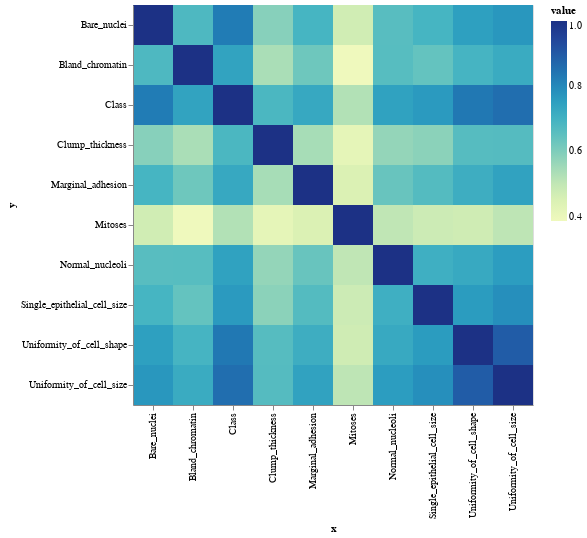

The notebook cell this image was saved under:
### Markdown cell above
#### Correlation Coefficint

The Breast Cancer Wisconsin Original Dataset is a popular data set in the domain of medical research and machine learning for breast cancer diagnosis. The purpose of this report is to find out which correlation coefficient between Pearson’s, Spearman’s or Kendall’s Tau is most useful when analyzing this dataset.

Moreover, we have seen from the previous sections that outliers exist in this dataset. It measures monotonically the relationship between two ranked variables. It is applicable to both continuous and ordinal data and it is less affected by outliers more than Pearson correlation.

### Code cell
# Render Spearman correlation coefficient matrix

import altair as alt

def render_correlation_matrix(df: pd.DataFrame) -> alt.Chart:
    corr = df.corr(method='spearman').reset_index().melt(id_vars='index')
    corr.columns = ['x', 'y', 'value']
    heatmap = alt.Chart(corr).mark_rect().encode(
        x='x:O',
        y='y:O',
        color='value:Q'
    ).properties(
        width=400,
        height=400
    )
    return heatmap
  
render_correlation_matrix(df_boxcoxed).show()

### Figure 1 — Vega-Lite specification as saved in the notebook (floating-point values rounded to 4 significant figures)
{"config": {"view": {"continuousWidth": 300, "continuousHeight": 300}}, "data": {"name": "data-194fa8218ab31b76191eb454de3682d7"}, "mark": {"type": "rect"}, "encoding": {"color": {"field": "value", "type": "quantitative"}, "x": {"field": "x", "type": "ordinal"}, "y": {"field": "y", "type": "ordinal"}}, "height": 400, "width": 400, "$schema": "https://vega.github.io/schema/vega-lite/v5.17.0.json", "datasets": {"data-194fa8218ab31b76191eb454de3682d7": [{"x": "Clump_thickness", "y": "Clump_thickness", "value": 1.0}, {"x": "Uniformity_of_cell_size", "y": "Clump_thickness", "value": 0.6665}, {"x": "Uniformity_of_cell_shape", "y": "Clump_thickness", "value": 0.6641}, {"x": "Marginal_adhesion", "y": "Clump_thickness", "value": 0.5416}, {"x": "Single_epithelial_cell_size", "y": "Clump_thickness", "value": 0.5833}, {"x": "Bare_nuclei", "y": "Clump_thickness", "value": 0.5892}, {"x": "Bland_chromatin", "y": "Clump_thickness", "value": 0.5381}, {"x": "Normal_nucleoli", "y": "Clump_thickness", "value": 0.5704}, {"x": "Mitoses", "y": "Clump_thickness", "value": 0.4179}, {"x": "Class", "y": "Clump_thickness", "value": 0.6825}, {"x": "Clump_thickness", "y": "Uniformity_of_cell_size", "value": 0.6665}, {"x": "Uniformity_of_cell_size", "y": "Uniformity_of_cell_size", "value": 1.0}, {"x": "Uniformity_of_cell_shape", "y": "Uniformity_of_cell_size", "value": 0.8919}, {"x": "Marginal_adhesion", "y": "Uniformity_of_cell_size", "value": 0.7425}, {"x": "Single_epithelial_cell_size", "y": "Uniformity_of_cell_size", "value": 0.787}, {"x": "Bare_nuclei", "y": "Uniformity_of_cell_size", "value": 0.7691}, {"x": "Bland_chromatin", "y": "Uniformity_of_cell_size", "value": 0.7193}, {"x": "Normal_nucleoli", "y": "Uniformity_of_cell_size", "value": 0.7572}, {"x": "Mitoses", "y": "Uniformity_of_cell_size", "value": 0.5082}, {"x": "Class", "y": "Uniformity_of_cell_size", "value": 0.8555}, {"x": "Clump_thickness", "y": "Uniformity_of_cell_shape", "value": 0.6641}, {"x": "Uniformity_of_cell_size", "y": "Uniformity_of_cell_shape", "value": 0.8919}, {"x": "Uniformity_of_cell_shape", "y": "Uniformity_of_cell_shape", "value": 1.0}, {"x": "Marginal_adhesion", "y": "Uniformity_of_cell_shape", "value": 0.7117}, {"x": "Single_epithelial_cell_size", "y": "Uniformity_of_cell_shape", "value": 0.7592}, {"x": "Bare_nuclei", "y": "Uniformity_of_cell_shape", "value": 0.7496}, {"x": "Bland_chromatin", "y": "Uniformity_of_cell_shape", "value": 0.6923}, {"x": "Normal_nucleoli", "y": "Uniformity_of_cell_shape", "value": 0.7253}, {"x": "Mitoses", "y": "Uniformity_of_cell_shape", "value": 0.4723}, {"x": "Class", "y": "Uniformity_of_cell_shape", "value": 0.8364}, {"x": "Clump_thickness", "y": "Marginal_adhesion", "value": 0.5416}, {"x": "Uniformity_of_cell_size", "y": "Marginal_adhesion", "value": 0.7425}, {"x": "Uniformity_of_cell_shape", "y": "Marginal_adhesion", "value": 0.7117}, {"x": "Marginal_adhesion", "y": "Marginal_adhesion", "value": 1.0}, {"x": "Single_epithelial_cell_size", "y": "Marginal_adhesion", "value": 0.6676}, {"x": "Bare_nuclei", "y": "Marginal_adhesion", "value": 0.6912}, {"x": "Bland_chromatin", "y": "Marginal_adhesion", "value": 0.6245}, {"x": "Normal_nucleoli", "y": "Marginal_adhesion", "value": 0.6343}, {"x": "Mitoses", "y": "Marginal_adhesion", "value": 0.4468}, {"x": "Class", "y": "Marginal_adhesion", "value": 0.728}, {"x": "Clump_thickness", "y": "Single_epithelial_cell_size", "value": 0.5833}, {"x": "Uniformity_of_cell_size", "y": "Single_epithelial_cell_size", "value": 0.787}, {"x": "Uniformity_of_cell_shape", "y": "Single_epithelial_cell_size", "value": 0.7592}, {"x": "Marginal_adhesion", "y": "Single_epithelial_cell_size", "value": 0.6676}, {"x": "Single_epithelial_cell_size", "y": "Single_epithelial_cell_size", "value": 1.0}, {"x": "Bare_nuclei", "y": "Single_epithelial_cell_size", "value": 0.6915}, {"x": "Bland_chromatin", "y": "Single_epithelial_cell_size", "value": 0.6398}, {"x": "Normal_nucleoli", "y": "Single_epithelial_cell_size", "value": 0.7069}, {"x": "Mitoses", "y": "Single_epithelial_cell_size", "value": 0.4792}, {"x": "Class", "y": "Single_epithelial_cell_size", "value": 0.7625}, {"x": "Clump_thickness", "y": "Bare_nuclei", "value": 0.5892}, {"x": "Uniformity_of_cell_size", "y": "Bare_nuclei", "value": 0.7691}, {"x": "Uniformity_of_cell_shape", "y": "Bare_nuclei", "value": 0.7496}, {"x": "Marginal_adhesion", "y": "Bare_nuclei", "value": 0.6912}, {"x": "Single_epithelial_cell_size", "y": "Bare_nuclei", "value": 0.6915}, {"x": "Bare_nuclei", "y": "Bare_nuclei", "value": 1.0}, {"x": "Bland_chromatin", "y": "Bare_nuclei", "value": 0.6778}, {"x": "Normal_nucleoli", "y": "Bare_nuclei", "value": 0.6618}, {"x": "Mitoses", "y": "Bare_nuclei", "value": 0.4701}, {"x": "Class", "y": "Bare_nuclei", "value": 0.8284}, {"x": "Clump_thickness", "y": "Bland_chromatin", "value": 0.5381}, {"x": "Uniformity_of_cell_size", "y": "Bland_chromatin", "value": 0.7193}, {"x": "Uniformity_of_cell_shape", "y": "Bland_chromatin", "value": 0.6923}, {"x": "Marginal_adhesion", "y": "Bland_chromatin", "value": 0.6245}, {"x": "Single_epithelial_cell_size", "y": "Bland_chromatin", "value": 0.6398}, {"x": "Bare_nuclei", "y": "Bland_chromatin", "value": 0.6778}, {"x": "Bland_chromatin", "y": "Bland_chromatin", "value": 1.0}, {"x": "Normal_nucleoli", "y": "Bland_chromatin", "value": 0.6623}, {"x": "Mitoses", "y": "Bland_chromatin", "value": 0.3868}, {"x": "Class", "y": "Bland_chromatin", "value": 0.7404}, {"x": "Clump_thickness", "y": "Normal_nucleoli", "value": 0.5704}, {"x": "Uniformity_of_cell_size", "y": "Normal_nucleoli", "value": 0.7572}, {"x": "Uniformity_of_cell_shape", "y": "Normal_nucleoli", "value": 0.7253}, {"x": "Marginal_adhesion", "y": "Normal_nucleoli", "value": 0.6343}, {"x": "Single_epithelial_cell_size", "y": "Normal_nucleoli", "value": 0.7069}, {"x": "Bare_nuclei", "y": "Normal_nucleoli", "value": 0.6618}, {"x": "Bland_chromatin", "y": "Normal_nucleoli", "value": 0.6623}, {"x": "Normal_nucleoli", "y": "Normal_nucleoli", "value": 1.0}, {"x": "Mitoses", "y": "Normal_nucleoli", "value": 0.503}, {"x": "Class", "y": "Normal_nucleoli", "value": 0.7438}, {"x": "Clump_thickness", "y": "Mitoses", "value": 0.4179}, {"x": "Uniformity_of_cell_size", "y": "Mitoses", "value": 0.5082}, {"x": "Uniformity_of_cell_shape", "y": "Mitoses", "value": 0.4723}, {"x": "Marginal_adhesion", "y": "Mitoses", "value": 0.4468}, {"x": "Single_epithelial_cell_size", "y": "Mitoses", "value": 0.4792}, {"x": "Bare_nuclei", "y": "Mitoses", "value": 0.4701}, {"x": "Bland_chromatin", "y": "Mitoses", "value": 0.3868}, {"x": "Normal_nucleoli", "y": "Mitoses", "value": 0.503}, {"x": "Mitoses", "y": "Mitoses", "value": 1.0}, {"x": "Class", "y": "Mitoses", "value": 0.5264}, {"x": "Clump_thickness", "y": "Class", "value": 0.6825}, {"x": "Uniformity_of_cell_size", "y": "Class", "value": 0.8555}, {"x": "Uniformity_of_cell_shape", "y": "Class", "value": 0.8364}, {"x": "Marginal_adhesion", "y": "Class", "value": 0.728}, {"x": "Single_epithelial_cell_size", "y": "Class", "value": 0.7625}, {"x": "Bare_nuclei", "y": "Class", "value": 0.8284}, {"x": "Bland_chromatin", "y": "Class", "value": 0.7404}, {"x": "Normal_nucleoli", "y": "Class", "value": 0.7438}, {"x": "Mitoses", "y": "Class", "value": 0.5264}, {"x": "Class", "y": "Class", "value": 1.0}]}}
